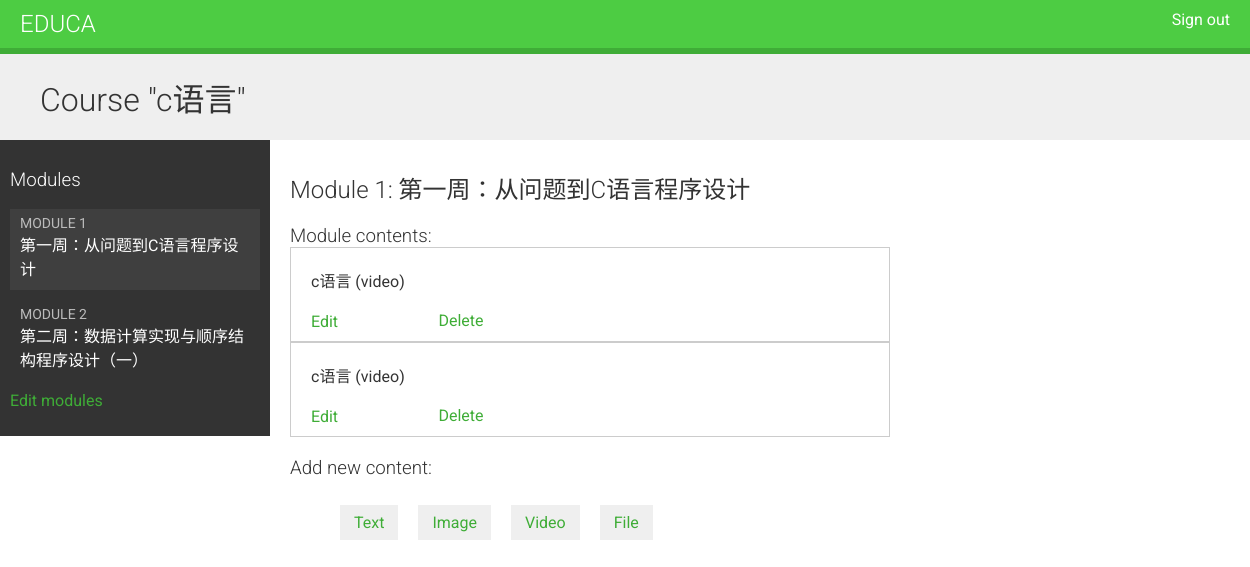
The page /course/module/1/ (signed in) on the database its author committed.
### courses/models.py (models this page shows, shortened)
class Course(models.Model):
    owner = models.ForeignKey(User,
                              related_name='courses_created',
                              on_delete=models.CASCADE,null=True)
    subject = models.ForeignKey(Subject,
                                related_name='courses',
                                on_delete=models.CASCADE,null=True)
    title = models.CharField(max_length=200,null=True)
    slug = models.SlugField(max_length=200, unique=True)
    overview = models.TextField()
    created = models.DateTimeField(auto_now_add=True)
    students = models.ManyToManyField(User,
                                      related_name='courses_joined',
                                      blank=True)
    class Meta:
        ordering = ['-created']

class Module(models.Model):
    course = models.ForeignKey(Course,
                               related_name='modules',
                               on_delete=models.CASCADE,null=True)
    title = models.CharField(max_length=200,null=True)
    description = models.TextField(blank=True)
    order = OrderField(blank=True, for_fields=['course'])
    class Meta:
            ordering = ['order']

class Content(models.Model):
    module = models.ForeignKey(Module,
                               related_name='contents',
                               on_delete=models.CASCADE,null=True)
    content_type = models.ForeignKey(ContentType,
                                     limit_choices_to={'model__in':('text',
                                                                    'video',
                                                                    'image',
                                                                    'file')},
                                     on_delete=models.CASCADE,null=True)
    object_id = models.PositiveIntegerField()
    item = GenericForeignKey('content_type', 'object_id')
    order = OrderField(blank=True, for_fields=['module'])
    class Meta:
            ordering = ['order']

class ItemBase(models.Model):
    owner = models.ForeignKey(User,
                              related_name='%(class)s_related',
                              on_delete=models.CASCADE,null=True)
    title = models.CharField(max_length=250,null=True)
    created = models.DateTimeField(auto_now_add=True,null=True)
    updated = models.DateTimeField(auto_now=True)
    class Meta:
        abstract = True
    def __str__(self):
        return self.title

class Video(ItemBase):
    url = models.URLField(null=True)

### courses/views.py (the view)
class ModuleContentListView(TemplateResponseMixin, View):
    template_name = 'courses/manage/module/content_list.html'
    def get(self, request, module_id):
        module = get_object_or_404(Module,
                                   id=module_id,
                                   course__owner=request.user)
        return self.render_to_response({'module': module})

### courses/templatetags/course.py (called while the page is built)
@register.filter
def model_name(obj):
    try:
        return obj._meta.model_name
    except AttributeError:
        return None

### courses/templates/courses/manage/module/content_list.html (shortened to what this page needs)
{% extends "base.html" %}
{% load course %}
{% block content %}
  {% with course=module.course %}
    <h1>Course "{{ course.title }}"</h1>
    <div class="contents">
      <h3>Modules</h3>
      <ul id="modules">
        {% for m in course.modules.all %}
          <li data-id="{{ m.id }}" {% if m == module %}class="selected"{% endif %}>
            <a href="{% url "module_content_list" m.id %}">
              <span>
                Module <span class="order">{{ m.order|add:1 }}</span>
              </span>
              <br>
              {{ m.title }}
            </a>
          </li>
        {% empty %}
          <li>No modules yet.</li>
        {% endfor %}
      </ul>
      <p><a href="{% url "course_module_update" course.id %}">Edit modules</a></p>
    </div>
    <div class="module">
      <h2>Module {{ module.order|add:1 }}: {{ module.title }}</h2>
      <h3>Module contents:</h3>
      <div id="module-contents">
        {% for content in module.contents.all %}
          <div data-id="{{ content.id }}">
            {% with item=content.item %}
              <p>{{ item }} ({{ item|model_name }})</p>
              <a href="{% url "module_content_update" module.id item|model_name item.id %}">Edit</a>
              <form action="{% url "module_content_delete" content.id %}" method="post">
                <input type="submit" value="Delete">
              </form>
            {% endwith %}
          </div>
        {% empty %}
          <p>This module has no contents yet.</p>
        {% endfor %}
      </div>
      <h3>Add new content:</h3>
      <ul class="content-types">
        <li><a href="{% url "module_content_create" module.id "text" %}">Text</a></li>
        <li><a href="{% url "module_content_create" module.id "image" %}">Image</a></li>
        <li><a href="{% url "module_content_create" module.id "video" %}">Video</a></li>
        <li><a href="{% url "module_content_create" module.id "file" %}">File</a></li>
      </ul>
    </div>
  {% endwith %}
{% endblock %}

### courses/static/css/newstyle.css (style rules this page uses)
body { margin:0; font-family:'Roboto', sans-serif; font-weight:400; color:#333; }
a { color:#3fad37; text-decoration:none; }
ul { float:left; }
h1, h2, h3, h4, h5, h6 { font-family:'Roboto', sans-serif; font-weight:300; }
h1 { background:#efefef; width:100%; overflow:auto; padding:20px 0 20px 40px; margin:0; }
.module { padding:10px 20px; float:left; width:600px; }
.module h3 { margin:20px 0 0; padding:0; width:100%; }
.module p { margin:10px 0 20px; width:100%; float:left; }
.contents { width:20%; padding:10px; float:left; background:#333; color: #fff; font-family:'Roboto', sans-serif; }
.contents ul { list-style:none; margin:0; padding:0; }
.contents ul li { margin:0 0 10px 0; padding:4px 10px 10px; overflow:auto; }
.contents ul li.selected { background:#3f3f3f; }
.contents ul span { text-transform:uppercase; color:#bbb; font-size:14px; }
.contents ul a { display:block; color:#fff; text-decoration:none; }
ul.content-types li { list-style:none; float:left; margin:10px; background:#efefef; padding:8px 14px; }
input, select, textarea { border:1px solid #ccc; border-bottom:3px solid #ccc; padding:8px 12px; font-size:16px; font-family:'Roboto', sans-serif; float:left; clear:both; width:300px; }
input[type=submit], a.button { border-radius:5px; background:#4dcc43; color:#fff; font-size:16px; text-transform:uppercase; border:none; padding:10px 20px; margin:20px 0; }
#module-contents div { padding:10px 20px; border:1px solid #ccc; background:#fff }
#module-contents form { margin:0; padding:0; }
#module-contents input[type=submit] { color:#3fad37; background:none; margin:-20px 0 0; padding:0; float:left; text-transform:none; }

### rows shown on the page
Course: title "c语言"
Module: order|add "1", title "第一周：从问题到C语言程序设计"
Module: order|add "2", title "第二周：数据计算实现与顺序结构程序设计（一）"
Content: item "c语言", item|model_name "video"
Content: item "c语言", item|model_name "video"
